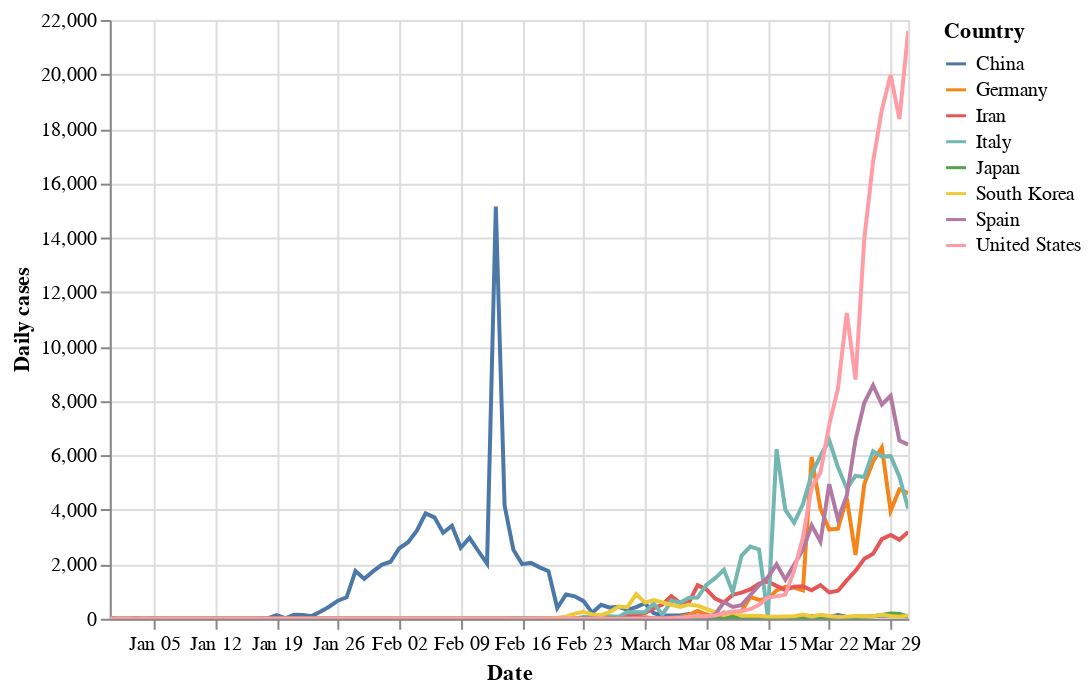

This figure's notebook cell:
### Code cell
plot('Daily cases')

### Figure 1 — Vega-Lite specification as saved in the notebook (floating-point values rounded to 4 significant figures; data arrays with more than 128 entries replaced by an {"elided": "..."} marker saying what was removed)
{"config": {"view": {"continuousWidth": 400, "continuousHeight": 300}}, "data": {"name": "data-ebc559bcc1a0bddc8aa00caf86abff35"}, "mark": "line", "encoding": {"color": {"type": "nominal", "field": "Country"}, "opacity": {"condition": {"value": 1, "selection": "selector009"}, "value": 0.2}, "tooltip": [{"type": "nominal", "field": "Country"}, {"type": "temporal", "field": "Date"}, {"type": "quantitative", "field": "Daily cases"}], "x": {"type": "temporal", "field": "Date"}, "y": {"type": "quantitative", "field": "Daily cases"}}, "selection": {"selector009": {"type": "multi", "fields": ["Country"], "bind": "legend"}, "selector010": {"type": "interval", "bind": "scales", "encodings": ["x", "y"]}}, "$schema": "https://vega.github.io/schema/vega-lite/v4.0.2.json", "datasets": {"data-ebc559bcc1a0bddc8aa00caf86abff35": {"elided": "736 records"}}}
